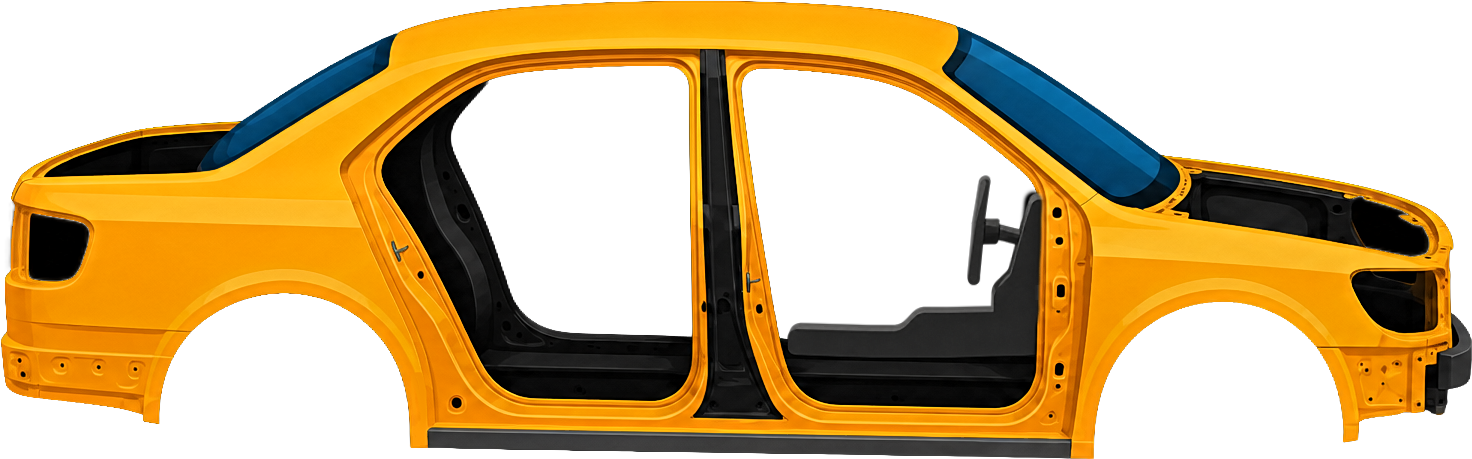
#> input picture art/car-upgrade-2026-09-06/originals/car_base_body.png, 1472 x 459 px; its folder holds only this picture in this run
$ python upgrade.py
#> lines starting #> are read from the running program, lines starting #| are printed output that depends on the picture; after the words box and inside, x2 and y2 are one past the last pixel; in counts of white or black regions, pixels touching at a corner belong together
#> in main, src is the input picture: PIL image 1472x459 RGBA; mean R, G, B, A 91.1, 64.6, 18.8, 133
"""RGB-only material finish. No geometric transformations of production sprites."""
from pathlib import Path
import hashlib
import json
import numpy as np
from PIL import Image, ImageFilter, ImageDraw

ROOT = Path(__file__).resolve().parent
SOURCE = ROOT/'originals'
OUTPUT = ROOT/'final'
ANCHORS = {
    'car_base_body': (0,0), 'car_seat_rear': (430,120),
    'car_seat_front': (750,85), 'car_trunk': (-15,120),
    'car_hood': (1120,153), 'car_taillight_std': (5,201),
    'car_headlight_std': (1295,258), 'car_bumper_rear_std': (-10,300),
    'car_bumper_front_fog': (1290,315), 'car_door_rear': (340,45),
    'car_door_front': (715,45), 'car_roof_rack': (442,-15),
}

def paint_mask(p):
    r,g,b,a = [p[...,i].astype(np.int16) for i in range(4)]
    return (a>8)&(r>=g)&(g>b+24)&(r>b+68)&(r>105)

def blur_luma(luma, radius):
    return np.asarray(Image.fromarray(np.uint8(np.clip(luma,0,255))).filter(ImageFilter.GaussianBlur(radius)),dtype=float)

def upgrade(image, name):
#> called with name = 'car_base_body'
    original = np.array(image.convert('RGBA'))
    rgb = original[...,:3].astype(float)
    h,w = original.shape[:2]
#> h = 459; w = 1472
    y,x = np.mgrid[:h,:w]
    dx,dy = ANCHORS.get(name,(0,0))
    gx,gy = x+dx,y+dy
    luminance = rgb @ np.array([.35,.5,.15])
    detail = np.clip(luminance-blur_luma(luminance,1.5),-16,16)
    form = np.clip(luminance-blur_luma(luminance,7),-22,22)
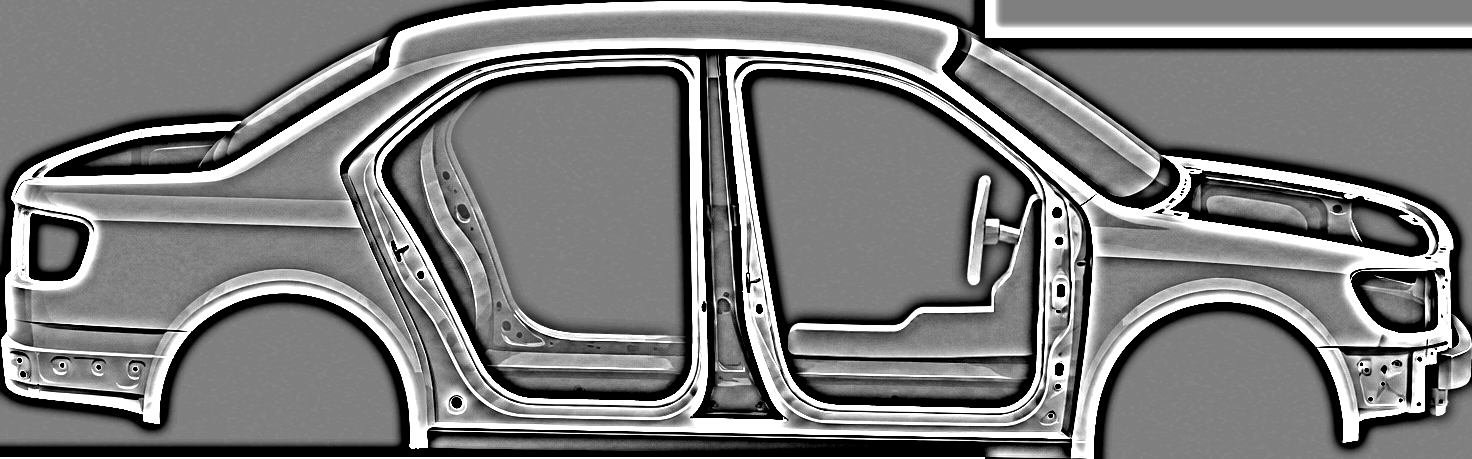
#> form: shape (459, 1472) float64; min -22, max 22, mean -0.3; drawn with min black and max white
    # Keep the silhouette and its antialiasing colours untouched, too.
    interior = np.asarray(Image.fromarray(original[...,3]).filter(ImageFilter.MinFilter(5))) > 245
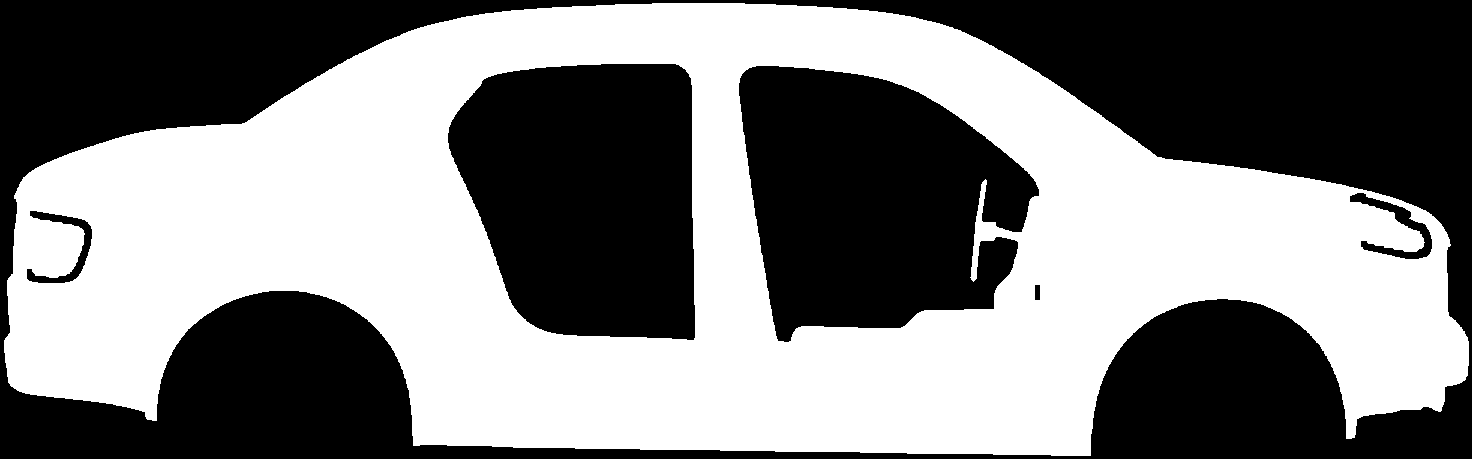
#> interior: shape (459, 1472) bool; 49.4% white; 1 white region, box (x1, y1, x2, y2) and area: (4, 3, 1469, 456) 333560
    paint = paint_mask(original)
#> in paint_mask, `return (a>8)&(r>=g)&(g>b+24)&(r>b+68)&(r>105)`: returned value: shape (459, 1472) bool; 32.6% white; 2 white regions (1 under 20 px), largest, box (x1, y1, x2, y2) and area: (1, 1, 1454, 459) 220582
    glass = (rgb[...,2]>rgb[...,0]*1.3)&(rgb[...,1]>rgb[...,0]*1.2)&(rgb[...,2]>35)&~paint
#> glass: shape (459, 1472) bool; 3% white; 19 white regions (17 under 20 px), largest, box (x1, y1, x2, y2) and area: (943, 26, 1179, 198) 14009, (200, 32, 398, 171) 6270
    delta = detail*.85 + form*.32
    if name.startswith('wheel_'):
        # Existing grooves and spokes retain their precise radii and position.
        delta = detail*.85 + form*.38
        metal = np.clip((luminance-60)/100,0,1)
        delta += metal*3 - (1-metal)*1.5
    elif 'seat' in name:
        weave = np.sin(x*np.pi/2)*np.sin(y*np.pi/2)
        delta += weave*1.0 + form*.18
    elif 'light' in name or name == 'car_bumper_front_fog':
        lens = (luminance>120)&~paint
        delta += lens*(3 + 1.6*np.cos(x*np.pi/3))
    # One lighting field in assembled car coordinates keeps separate panels
    # visually continuous. Strength is intentionally modest for the game scale.
    sheen = 22*np.exp(-((gy-(177+.016*gx))/22)**2)
    lower_shade = -27*np.exp(-((gy-348)/76)**2)
    metallic = .55*np.sin(gx*1.7+gy*.73)*np.sin(gy*2.1)
    delta += paint*(sheen+lower_shade+metallic+form*.16)
    reflection = 32*np.exp(-((gx+gy*1.8-1080)/42)**2) + 10*np.exp(-((gx+gy*1.8-900)/22)**2)
    delta += glass*(reflection+3+form*.12)
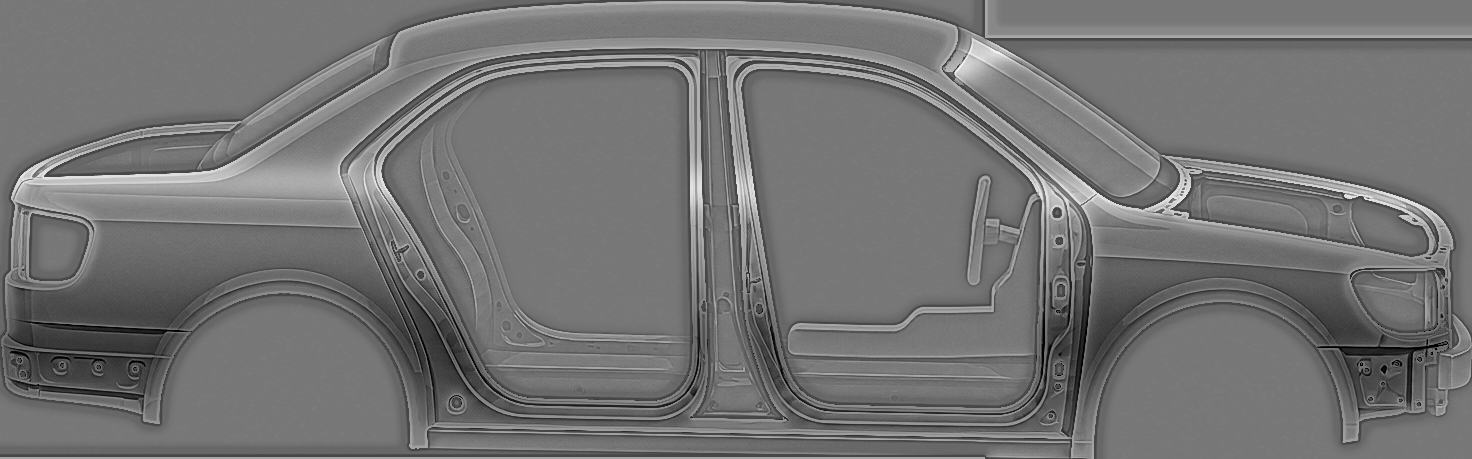
#> delta: shape (459, 1472) float64; min -51.67, max 58.23, mean -1.8; drawn with min black and max white
    # Sculpted lower sheet-metal crease and a recessed panel: all remain inside
    # the original paint pixels. These are material/lighting details, not moved edges.
    if name in ('car_door_front','car_door_rear','car_base_body'):
        sculpt = 9*np.exp(-((gy-298)/4)**2)-13*np.exp(-((gy-306)/7)**2)
        delta += paint*sculpt
#> delta: shape (459, 1472) float64; 8.48% of pixels changed, all inside (x1, y1, x2, y2) = (1, 259, 1452, 350)
    if 'door' in name:
        recess = np.clip(np.sin(np.pi*x/max(1,w-1)),0,1)**.7
        delta -= paint*recess*9*np.exp(-((gy-335)/38)**2)
    # Hue-preserving luminance change rather than moving/redrawing features.
    result = np.uint8(np.clip(np.rint(rgb+delta[...,None]),0,255))
    proposed = original.copy()
    proposed[...,:3] = result
    proposed[~interior] = original[~interior]
#> proposed: shape (459, 1472, 4); mean R, G, B, A 88.6, 63.5, 20.1, 133
    # Keep the renderer's exact paint/fixed classification at every pixel.
    # Near a threshold, fall back to the original pixel instead of shifting it.
    changed_class = paint_mask(proposed) != paint
#> in paint_mask (call 2), `r,g,b,a = [p[...,i].astype(np.int16) for i in range(4)]`:
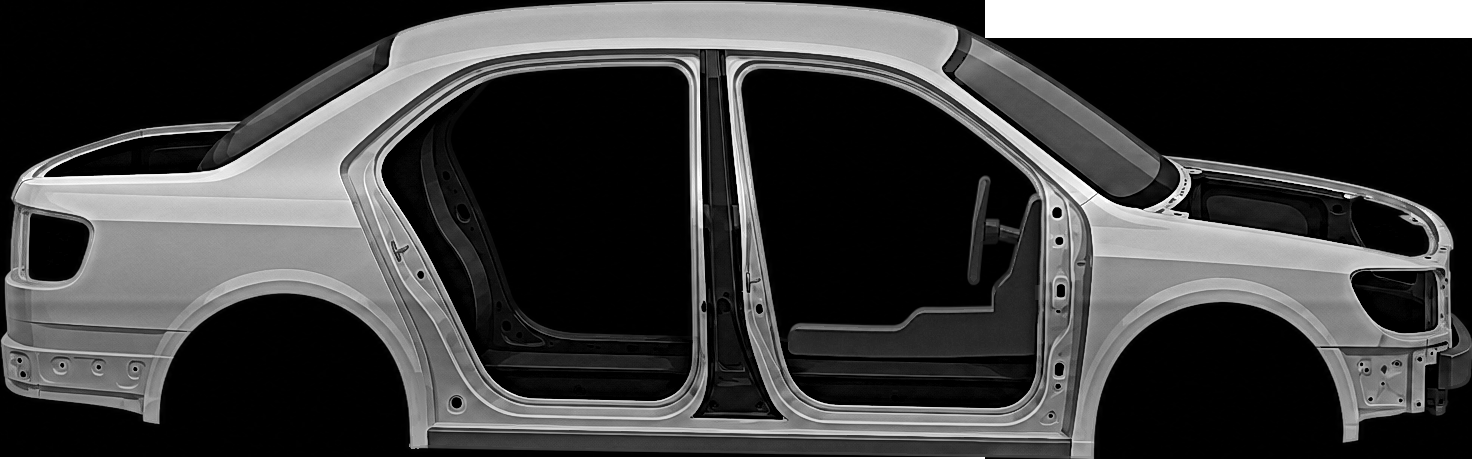
#> g: shape (459, 1472) int16; min 0, max 255, mean 63.5
#> in paint_mask (call 2), `return (a>8)&(r>=g)&(g>b+24)&(r>b+68)&(r>105)`: returned value: shape (459, 1472) bool; 32.5% white; 8 white regions (6 under 20 px), largest, box (x1, y1, x2, y2) and area: (1, 1, 1454, 459) 219457, (1425, 299, 1429, 319) 40
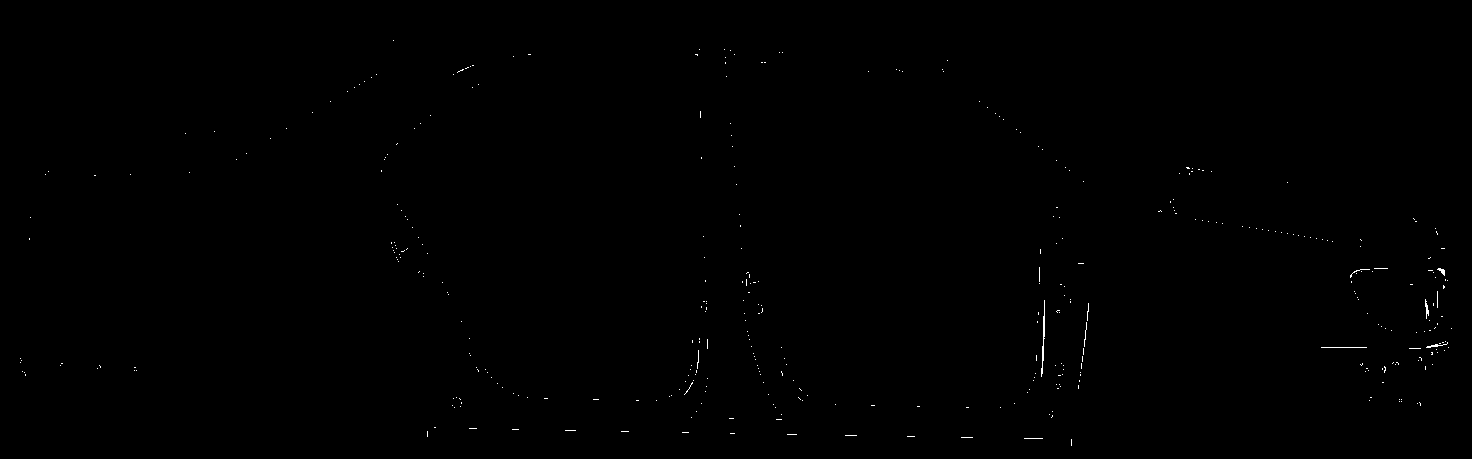
#> changed_class: shape (459, 1472) bool; 0.17% white in thin lines or dots, all inside (x1, y1, x2, y2) = (20, 40, 1452, 446)
    proposed[changed_class] = original[changed_class]
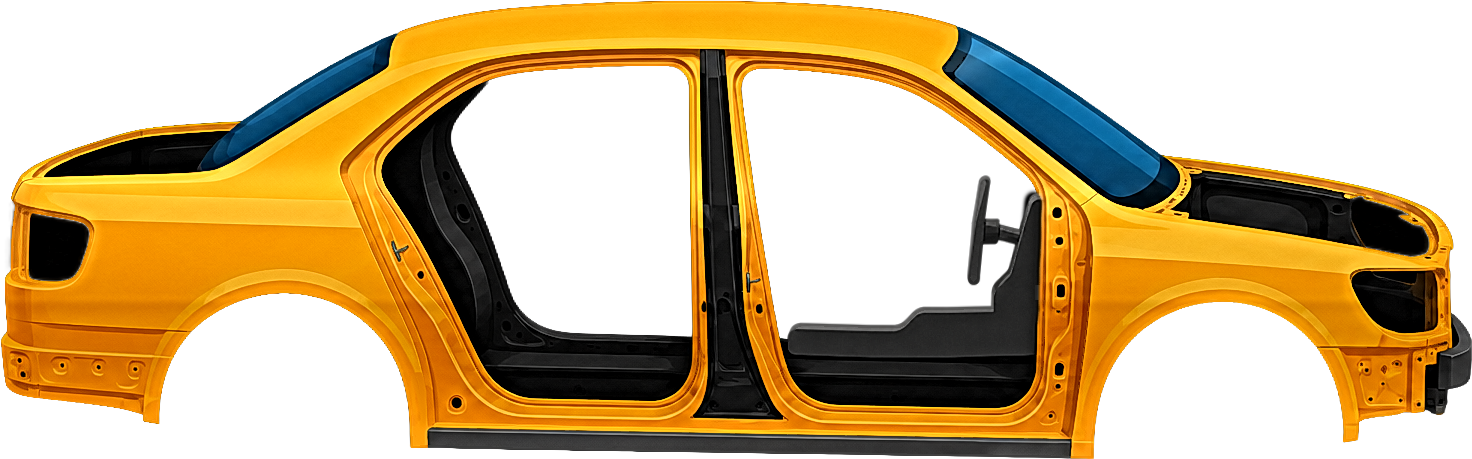
#> proposed: shape (459, 1472, 4); mean R, G, B, A 88.6, 63.6, 20.1, 133; transparent parts drawn white
    return Image.fromarray(proposed)

def assembly(folder, tint=None):
    canvas = Image.new('RGBA',(1552,610),(0,0,0,0))
    def load(name):
        im = Image.open(folder/(name+'.png')).convert('RGBA')
        if tint is not None and not ('seat' in name or 'light' in name):
            p=np.array(im); mask=paint_mask(p)
            v=p[...,:3].astype(np.int32)
            lum=np.clip(((v[...,0]*35+v[...,1]*50+v[...,2]*15)//100*1.28).astype(int),45,255)
            p[...,:3][mask]=np.uint8(lum[mask,None]*np.array(tint)/255)
            im=Image.fromarray(p)
        return im
    order=['car_seat_rear','car_seat_front','car_base_body','car_trunk','car_hood',
           'car_taillight_std','car_headlight_std','car_bumper_rear_std','car_bumper_front_fog',
           'car_door_rear','car_door_front','car_roof_rack']
    for name in order:
        dx,dy=ANCHORS[name]
        canvas.alpha_composite(load(name),(dx+40,dy+40))
    radius=round(1472*.083)
    wheel=load('wheel_std')
    # Preview only: match the game's alpha-content wheel normalization.
    wheel=wheel.crop(wheel.getbbox()).resize((radius*2,radius*2),Image.Resampling.LANCZOS)
    for fx in [.191,.828]:
        canvas.alpha_composite(wheel,(round(1472*fx)+40-radius,round(459*.913)+40-radius))
    return canvas

def main():
    OUTPUT.mkdir(exist_ok=True)
    records=[]
    for path in sorted(SOURCE.glob('*.png')):
        src=Image.open(path).convert('RGBA')
        dst=upgrade(src,path.stem)
        a,b=np.array(src),np.array(dst)
        assert src.size==dst.size
        assert np.array_equal(a[...,3],b[...,3]), path.name
        assert np.array_equal(paint_mask(a),paint_mask(b)), path.name
        assert src.getbbox()==dst.getbbox(), path.name
        dst.save(OUTPUT/path.name)
        visible=a[...,3]>0
#> visible: shape (459, 1472) bool; 52.8% white; 6 black regions, box (x1, y1, x2, y2) and area: (744, 0, 1472, 338) 77371, (742, 69, 1033, 338) 54017, (452, 66, 691, 336) 53539, (0, 0, 655, 340) 48713, (0, 294, 1053, 459) 47186, (1094, 302, 1472, 459) 37969
        records.append({'file':path.name,'size':list(src.size),
            'original_sha256':hashlib.sha256(path.read_bytes()).hexdigest(),
            'alpha_sha256':hashlib.sha256(a[...,3].tobytes()).hexdigest(),
            'alpha_changed_pixels':int(np.count_nonzero(a[...,3]!=b[...,3])),
            'paint_class_changed_pixels':int(np.count_nonzero(paint_mask(a)!=paint_mask(b))),
            'visible_rgb_changed_pixels':int(np.count_nonzero(np.any(a[...,:3]!=b[...,:3],axis=-1)&visible))})
    (ROOT/'validation.json').write_text(json.dumps(records,indent=2)+'\n')
    # The production PNGs are never resized; only these review composites are.
    sheet=Image.new('RGB',(1240,1010),'#28333d'); draw=ImageDraw.Draw(sheet)
#> after `sheet = Image.new('RGB', (1240, 1010), '#28333d')`:
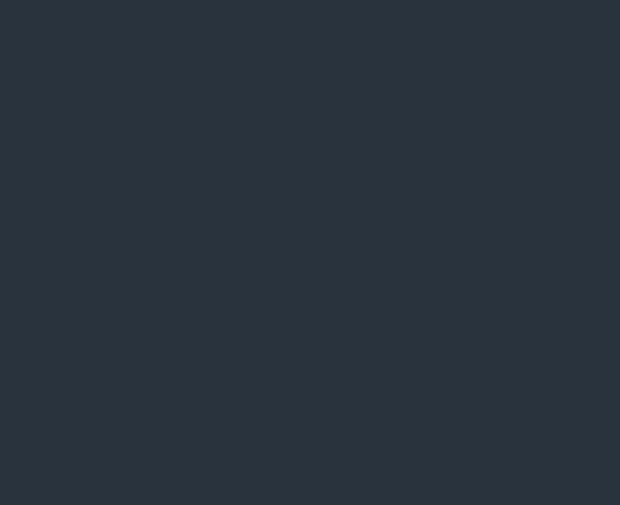
#> sheet: PIL image 1240x1010 RGB (shown at 1/2 size); mean R, G, B 40, 51, 61
    for i,(folder,label,tint) in enumerate([(SOURCE,'ORIGINAL',None),(OUTPUT,'UPGRADE',None),(OUTPUT,'UPGRADE / BLUE PAINT',(66,126,177))]):
        draw.text((25,i*334+10),label,fill='white')
        im=assembly(folder,tint).resize((1164,458),Image.Resampling.LANCZOS)
#> in assembly, `canvas = Image.new('RGBA',(1552,610),(0,0,0,0))`: canvas: PIL image 1552x610 RGBA; every value is 0
        # Scale the whole assembled car uniformly for the review layout.
        im=im.resize((814,321),Image.Resampling.LANCZOS)
        sheet.paste(im,(200,i*334+15),im)
    sheet.save(ROOT/'assembly-review.jpg',quality=95)
    # Full-size crops make small material changes reviewable.
    details=Image.new('RGB',(1200,700),'#28333d'); d=ImageDraw.Draw(details)
    for row,name in enumerate(['car_door_front','wheel_sport']):
        for col,folder in enumerate([SOURCE,OUTPUT]):
            im=Image.open(folder/(name+'.png')).convert('RGBA')
            im.thumbnail((540,300),Image.Resampling.LANCZOS)
            x=col*600+25; y=row*350+35
            d.text((x,row*350+10),name+' / '+('ORIGINAL' if col==0 else 'UPGRADE'),fill='white')
            details.paste(im,(x,y),im)
    details.save(ROOT/'detail-review.jpg',quality=95)
    print(f'Validated {len(records)} sprites; alpha and paint classification unchanged in all.')

if __name__=='__main__':
#> (the run stopped early here; a loop or call above may not have finished)

$ run again, on art/car-upgrade-2026-09-06/originals/car_door_rear.png
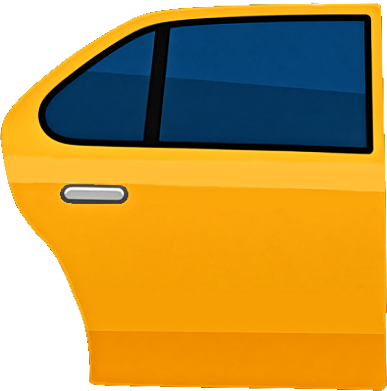
#> input picture art/car-upgrade-2026-09-06/originals/car_door_rear.png, 387 x 391 px
#> in main, src is the input picture: PIL image 387x391 RGBA; mean R, G, B, A 184.7, 149, 71, 213.5
#> interior: shape (391, 387) bool; 81.3% white; 1 black region, box (x1, y1, x2, y2) and area: (0, 0, 387, 391) 28355
#> glass: shape (391, 387) bool; 21.3% white; 2 white regions, box (x1, y1, x2, y2) and area: (159, 21, 367, 148) 24463, (45, 31, 155, 141) 7713
#> in upgrade, `delta += paint*sculpt`:
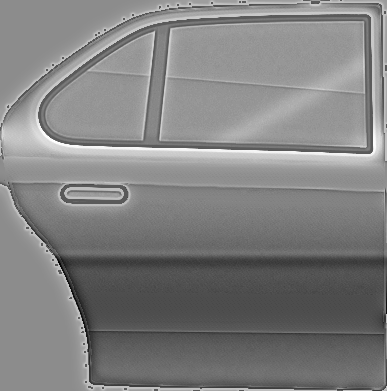
#> delta: shape (391, 387) float64; min -57.3, max 46.39, mean -4.8; drawn with min black and max white
#> changed_class: shape (391, 387) bool; 0.06% white in thin lines or dots, all inside (x1, y1, x2, y2) = (38, 14, 373, 203)
#> in main, `visible=a[...,3]>0`:
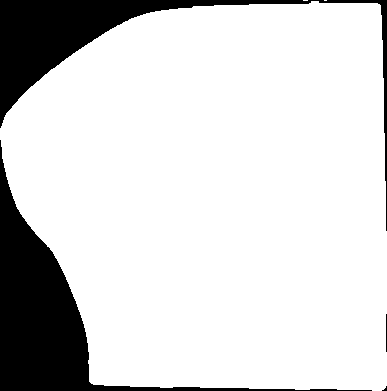
#> visible: shape (391, 387) bool; 84.1% white; 4 black regions (1 under 20 px), largest, box (x1, y1, x2, y2) and area: (0, 140, 372, 391) 13659, (0, 0, 387, 231) 10304, (386, 314, 387, 352) 38
#> canvas: PIL image 1552x610 RGBA; every value is 0

$ run again, on art/car-upgrade-2026-09-06/originals/car_hood.png
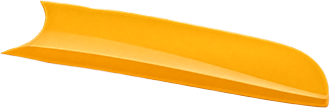
#> input picture art/car-upgrade-2026-09-06/originals/car_hood.png, 330 x 108 px
#> in main, src is the input picture: PIL image 330x108 RGBA; mean R, G, B, A 252.1, 212.7, 138.2, 125.5
#> interior: shape (108, 330) bool; 42.5% white; 1 white region, box (x1, y1, x2, y2) and area: (12, 4, 326, 104) 15158
#> glass: shape (108, 330) bool; every value is 0
#> in main, `visible=a[...,3]>0`:
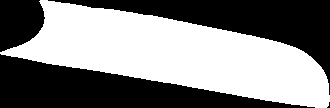
#> visible: shape (108, 330) bool; 51.1% white; 4 black regions (1 under 20 px), largest, box (x1, y1, x2, y2) and area: (0, 54, 315, 108) 8300, (48, 0, 330, 95) 7257, (0, 0, 45, 52) 1845
#> canvas: PIL image 1552x610 RGBA; every value is 0
